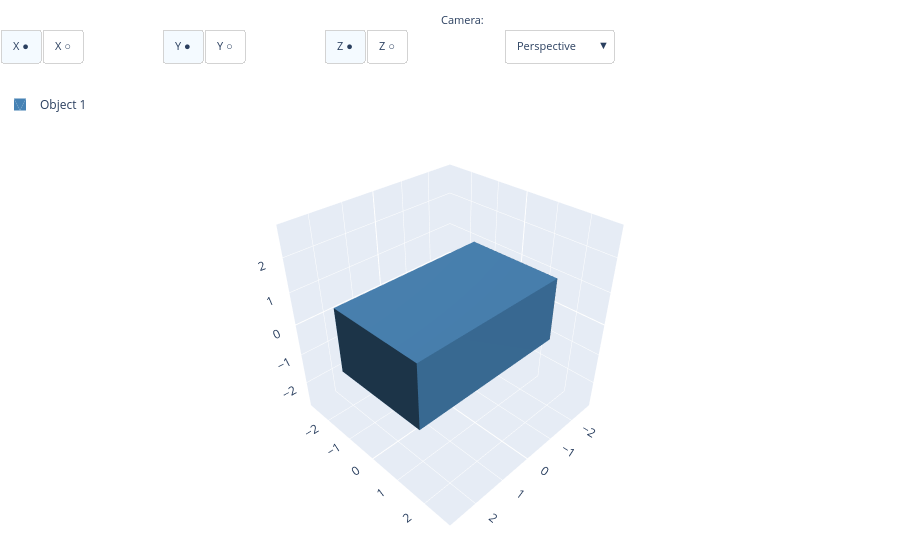

Source (notebook cell):
### Markdown cell above
---

## Primeiro Exemplo

Antes de entrar nos detalhes da biblioteca, veja como é simples criar e visualizar um objeto 3D com o build123d. O código abaixo cria uma caixa e a exibe com a função `show()`:

### Code cell
caixa = b3d.Box(5, 3, 2)


show(caixa)

### Figure 1 — Plotly figure (JSON) as saved in the notebook; plotly's stock layout.template omitted (floating-point values rounded to 4 significant figures)
{"data": [{"color": "steelblue", "flatshading": true, "i": [1, 1, 5, 5, 11, 11, 15, 15, 19, 19, 23, 23], "j": [2, 3, 4, 6, 8, 10, 13, 12, 16, 18, 21, 20], "k": [0, 2, 6, 7, 9, 8, 12, 14, 17, 16, 20, 22], "lighting": {"ambient": 0.4, "diffuse": 0.8, "specular": 0.2}, "name": "Object 1", "opacity": 1, "showlegend": true, "type": "mesh3d", "x": [-2.5, -2.5, -2.5, -2.5, 2.5, 2.5, 2.5, 2.5, -2.5, 2.5, -2.5, 2.5, -2.5, 2.5, -2.5, 2.5, -2.5, -2.5, 2.5, 2.5, -2.5, -2.5, 2.5, 2.5], "y": [-1.5, -1.5, 1.5, 1.5, -1.5, -1.5, 1.5, 1.5, -1.5, -1.5, -1.5, -1.5, 1.5, 1.5, 1.5, 1.5, -1.5, 1.5, -1.5, 1.5, -1.5, 1.5, -1.5, 1.5], "z": [-1, 1, -1, 1, -1, 1, -1, 1, -1, -1, 1, 1, -1, -1, 1, 1, -1, -1, -1, -1, 1, 1, 1, 1]}], "layout": {"annotations": [{"font": {"size": 11}, "showarrow": false, "text": "Axes:", "x": -0.01, "xanchor": "right", "xref": "paper", "y": 1.17, "yref": "paper"}, {"font": {"size": 11}, "showarrow": false, "text": "Camera:", "x": 0.54, "xanchor": "right", "xref": "paper", "y": 1.17, "yref": "paper"}], "legend": {"x": 0, "y": 1}, "margin": {"b": 0, "l": 0, "r": 0, "t": 90}, "scene": {"aspectmode": "manual", "aspectratio": {"x": 1, "y": 1, "z": 1}, "camera": {"eye": {"x": 1.5, "y": 1.5, "z": 1.5}, "projection": {"type": "perspective"}, "up": {"x": 0, "y": 0, "z": 1}}, "xaxis": {"backgroundcolor": "rgb(230, 236, 245)", "gridcolor": "white", "gridwidth": 1, "range": [-2.875, 2.875], "showbackground": true, "showgrid": true, "showline": false, "showspikes": true, "showticklabels": true, "title": {"text": ""}, "zeroline": true, "zerolinecolor": "white", "zerolinewidth": 2}, "yaxis": {"backgroundcolor": "rgb(230, 236, 245)", "gridcolor": "white", "gridwidth": 1, "range": [-2.875, 2.875], "showbackground": true, "showgrid": true, "showline": false, "showspikes": true, "showticklabels": true, "title": {"text": ""}, "zeroline": true, "zerolinecolor": "white", "zerolinewidth": 2}, "zaxis": {"backgroundcolor": "rgb(230, 236, 245)", "gridcolor": "white", "gridwidth": 1, "range": [-2.875, 2.875], "showbackground": true, "showgrid": true, "showline": false, "showspikes": true, "showticklabels": true, "title": {"text": ""}, "zeroline": true, "zerolinecolor": "white", "zerolinewidth": 2}}, "updatemenus": [{"active": 0, "bgcolor": "white", "bordercolor": "lightgray", "buttons": [{"args": [{"scene.xaxis": {"backgroundcolor": "rgb(230, 236, 245)", "gridcolor": "white", "gridwidth": 1, "range": [-2.875, 2.875], "showbackground": true, "showgrid": true, "showline": false, "showspikes": true, "showticklabels": true, "title": {"text": ""}, "zeroline": true, "zerolinecolor": "white", "zerolinewidth": 2}}], "label": "X ●", "method": "relayout"}, {"args": [{"scene.xaxis": {"range": [-2.875, 2.875], "showbackground": false, "showgrid": false, "showline": false, "showspikes": false, "showticklabels": false, "title": {"text": ""}, "zeroline": false}}], "label": "X ○", "method": "relayout"}], "direction": "right", "font": {"size": 11}, "showactive": true, "type": "buttons", "x": 0, "xanchor": "left", "y": 1.13, "yanchor": "top"}, {"active": 0, "bgcolor": "white", "bordercolor": "lightgray", "buttons": [{"args": [{"scene.yaxis": {"backgroundcolor": "rgb(230, 236, 245)", "gridcolor": "white", "gridwidth": 1, "range": [-2.875, 2.875], "showbackground": true, "showgrid": true, "showline": false, "showspikes": true, "showticklabels": true, "title": {"text": ""}, "zeroline": true, "zerolinecolor": "white", "zerolinewidth": 2}}], "label": "Y ●", "method": "relayout"}, {"args": [{"scene.yaxis": {"range": [-2.875, 2.875], "showbackground": false, "showgrid": false, "showline": false, "showspikes": false, "showticklabels": false, "title": {"text": ""}, "zeroline": false}}], "label": "Y ○", "method": "relayout"}], "direction": "right", "font": {"size": 11}, "showactive": true, "type": "buttons", "x": 0.18, "xanchor": "left", "y": 1.13, "yanchor": "top"}, {"active": 0, "bgcolor": "white", "bordercolor": "lightgray", "buttons": [{"args": [{"scene.zaxis": {"backgroundcolor": "rgb(230, 236, 245)", "gridcolor": "white", "gridwidth": 1, "range": [-2.875, 2.875], "showbackground": true, "showgrid": true, "showline": false, "showspikes": true, "showticklabels": true, "title": {"text": ""}, "zeroline": true, "zerolinecolor": "white", "zerolinewidth": 2}}], "label": "Z ●", "method": "relayout"}, {"args": [{"scene.zaxis": {"range": [-2.875, 2.875], "showbackground": false, "showgrid": false, "showline": false, "showspikes": false, "showticklabels": false, "title": {"text": ""}, "zeroline": false}}], "label": "Z ○", "method": "relayout"}], "direction": "right", "font": {"size": 11}, "showactive": true, "type": "buttons", "x": 0.36, "xanchor": "left", "y": 1.13, "yanchor": "top"}, {"active": 0, "bgcolor": "white", "bordercolor": "lightgray", "buttons": [{"args": [{"scene.aspectmode": "manual", "scene.aspectratio": {"x": 1, "y": 1, "z": 1}, "scene.camera": {"eye": {"x": 1.5, "y": 1.5, "z": 1.5}, "projection": {"type": "perspective"}, "up": {"x": 0, "y": 0, "z": 1}}}], "label": "Perspective", "method": "relayout"}, {"args": [{"scene.aspectmode": "manual", "scene.aspectratio": {"x": 1, "y": 1, "z": 1}, "scene.camera": {"eye": {"x": 2.5, "y": 2.5, "z": 2.5}, "projection": {"type": "orthographic"}, "up": {"x": 0, "y": 0, "z": 1}}}], "label": "Orthographic", "method": "relayout"}], "direction": "down", "font": {"size": 11}, "showactive": true, "type": "dropdown", "x": 0.56, "xanchor": "left", "y": 1.13, "yanchor": "top"}]}}
